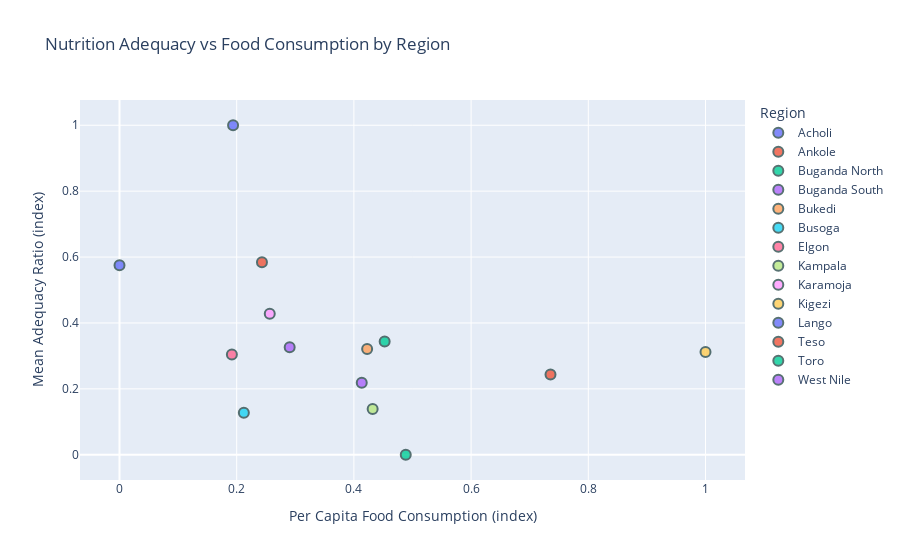

Notebook cell for this chart:
### Code cell
# Create scatter plot using the Food_security dataframe and correct column names
fig = px.scatter(
    Food_security,
    x='Per Capita Food Consumption Index',
    y='Mean Adequacy Ratio Index',
    color='Region',
    hover_data=['Region'],
    labels={
        'Per Capita Food Consumption Index': 'Per Capita Food Consumption (index)',
        'Mean Adequacy Ratio Index': 'Mean Adequacy Ratio (index)',
        'Category': 'Region'
    },
    title='Nutrition Adequacy vs Food Consumption by Region'
)
fig.update_traces(marker=dict(size=10, opacity=0.8, line=dict(width=2, color='DarkSlateGrey')))
fig.show()

### Figure 1 — Plotly figure (JSON) as saved in the notebook; plotly's stock layout.template omitted (floating-point values rounded to 4 significant figures)
{"data": [{"customdata": [["Acholi"]], "hovertemplate": "Region=%{customdata[0]}<br>Per Capita Food Consumption (index)=%{x}<br>Mean Adequacy Ratio (index)=%{y}<extra></extra>", "legendgroup": "Acholi", "marker": {"color": "#636efa", "line": {"color": "DarkSlateGrey", "width": 2}, "opacity": 0.8, "size": 10, "symbol": "circle"}, "mode": "markers", "name": "Acholi", "orientation": "v", "showlegend": true, "type": "scatter", "x": [0.1938], "xaxis": "x", "y": [1.0], "yaxis": "y"}, {"customdata": [["Ankole"]], "hovertemplate": "Region=%{customdata[0]}<br>Per Capita Food Consumption (index)=%{x}<br>Mean Adequacy Ratio (index)=%{y}<extra></extra>", "legendgroup": "Ankole", "marker": {"color": "#EF553B", "line": {"color": "DarkSlateGrey", "width": 2}, "opacity": 0.8, "size": 10, "symbol": "circle"}, "mode": "markers", "name": "Ankole", "orientation": "v", "showlegend": true, "type": "scatter", "x": [0.7355], "xaxis": "x", "y": [0.2435], "yaxis": "y"}, {"customdata": [["Buganda North"]], "hovertemplate": "Region=%{customdata[0]}<br>Per Capita Food Consumption (index)=%{x}<br>Mean Adequacy Ratio (index)=%{y}<extra></extra>", "legendgroup": "Buganda North", "marker": {"color": "#00cc96", "line": {"color": "DarkSlateGrey", "width": 2}, "opacity": 0.8, "size": 10, "symbol": "circle"}, "mode": "markers", "name": "Buganda North", "orientation": "v", "showlegend": true, "type": "scatter", "x": [0.4525], "xaxis": "x", "y": [0.344], "yaxis": "y"}, {"customdata": [["Buganda South"]], "hovertemplate": "Region=%{customdata[0]}<br>Per Capita Food Consumption (index)=%{x}<br>Mean Adequacy Ratio (index)=%{y}<extra></extra>", "legendgroup": "Buganda South", "marker": {"color": "#ab63fa", "line": {"color": "DarkSlateGrey", "width": 2}, "opacity": 0.8, "size": 10, "symbol": "circle"}, "mode": "markers", "name": "Buganda South", "orientation": "v", "showlegend": true, "type": "scatter", "x": [0.4134], "xaxis": "x", "y": [0.2186], "yaxis": "y"}, {"customdata": [["Bukedi"]], "hovertemplate": "Region=%{customdata[0]}<br>Per Capita Food Consumption (index)=%{x}<br>Mean Adequacy Ratio (index)=%{y}<extra></extra>", "legendgroup": "Bukedi", "marker": {"color": "#FFA15A", "line": {"color": "DarkSlateGrey", "width": 2}, "opacity": 0.8, "size": 10, "symbol": "circle"}, "mode": "markers", "name": "Bukedi", "orientation": "v", "showlegend": true, "type": "scatter", "x": [0.4226], "xaxis": "x", "y": [0.321], "yaxis": "y"}, {"customdata": [["Busoga"]], "hovertemplate": "Region=%{customdata[0]}<br>Per Capita Food Consumption (index)=%{x}<br>Mean Adequacy Ratio (index)=%{y}<extra></extra>", "legendgroup": "Busoga", "marker": {"color": "#19d3f3", "line": {"color": "DarkSlateGrey", "width": 2}, "opacity": 0.8, "size": 10, "symbol": "circle"}, "mode": "markers", "name": "Busoga", "orientation": "v", "showlegend": true, "type": "scatter", "x": [0.2122], "xaxis": "x", "y": [0.1278], "yaxis": "y"}, {"customdata": [["Elgon"]], "hovertemplate": "Region=%{customdata[0]}<br>Per Capita Food Consumption (index)=%{x}<br>Mean Adequacy Ratio (index)=%{y}<extra></extra>", "legendgroup": "Elgon", "marker": {"color": "#FF6692", "line": {"color": "DarkSlateGrey", "width": 2}, "opacity": 0.8, "size": 10, "symbol": "circle"}, "mode": "markers", "name": "Elgon", "orientation": "v", "showlegend": true, "type": "scatter", "x": [0.1918], "xaxis": "x", "y": [0.304], "yaxis": "y"}, {"customdata": [["Kampala"]], "hovertemplate": "Region=%{customdata[0]}<br>Per Capita Food Consumption (index)=%{x}<br>Mean Adequacy Ratio (index)=%{y}<extra></extra>", "legendgroup": "Kampala", "marker": {"color": "#B6E880", "line": {"color": "DarkSlateGrey", "width": 2}, "opacity": 0.8, "size": 10, "symbol": "circle"}, "mode": "markers", "name": "Kampala", "orientation": "v", "showlegend": true, "type": "scatter", "x": [0.432], "xaxis": "x", "y": [0.1391], "yaxis": "y"}, {"customdata": [["Karamoja"]], "hovertemplate": "Region=%{customdata[0]}<br>Per Capita Food Consumption (index)=%{x}<br>Mean Adequacy Ratio (index)=%{y}<extra></extra>", "legendgroup": "Karamoja", "marker": {"color": "#FF97FF", "line": {"color": "DarkSlateGrey", "width": 2}, "opacity": 0.8, "size": 10, "symbol": "circle"}, "mode": "markers", "name": "Karamoja", "orientation": "v", "showlegend": true, "type": "scatter", "x": [0.2564], "xaxis": "x", "y": [0.4277], "yaxis": "y"}, {"customdata": [["Kigezi"]], "hovertemplate": "Region=%{customdata[0]}<br>Per Capita Food Consumption (index)=%{x}<br>Mean Adequacy Ratio (index)=%{y}<extra></extra>", "legendgroup": "Kigezi", "marker": {"color": "#FECB52", "line": {"color": "DarkSlateGrey", "width": 2}, "opacity": 0.8, "size": 10, "symbol": "circle"}, "mode": "markers", "name": "Kigezi", "orientation": "v", "showlegend": true, "type": "scatter", "x": [1.0], "xaxis": "x", "y": [0.3115], "yaxis": "y"}, {"customdata": [["Lango"]], "hovertemplate": "Region=%{customdata[0]}<br>Per Capita Food Consumption (index)=%{x}<br>Mean Adequacy Ratio (index)=%{y}<extra></extra>", "legendgroup": "Lango", "marker": {"color": "#636efa", "line": {"color": "DarkSlateGrey", "width": 2}, "opacity": 0.8, "size": 10, "symbol": "circle"}, "mode": "markers", "name": "Lango", "orientation": "v", "showlegend": true, "type": "scatter", "x": [0.0], "xaxis": "x", "y": [0.5752], "yaxis": "y"}, {"customdata": [["Teso"]], "hovertemplate": "Region=%{customdata[0]}<br>Per Capita Food Consumption (index)=%{x}<br>Mean Adequacy Ratio (index)=%{y}<extra></extra>", "legendgroup": "Teso", "marker": {"color": "#EF553B", "line": {"color": "DarkSlateGrey", "width": 2}, "opacity": 0.8, "size": 10, "symbol": "circle"}, "mode": "markers", "name": "Teso", "orientation": "v", "showlegend": true, "type": "scatter", "x": [0.2431], "xaxis": "x", "y": [0.5839], "yaxis": "y"}, {"customdata": [["Toro"]], "hovertemplate": "Region=%{customdata[0]}<br>Per Capita Food Consumption (index)=%{x}<br>Mean Adequacy Ratio (index)=%{y}<extra></extra>", "legendgroup": "Toro", "marker": {"color": "#00cc96", "line": {"color": "DarkSlateGrey", "width": 2}, "opacity": 0.8, "size": 10, "symbol": "circle"}, "mode": "markers", "name": "Toro", "orientation": "v", "showlegend": true, "type": "scatter", "x": [0.4885], "xaxis": "x", "y": [0.0], "yaxis": "y"}, {"customdata": [["West Nile"]], "hovertemplate": "Region=%{customdata[0]}<br>Per Capita Food Consumption (index)=%{x}<br>Mean Adequacy Ratio (index)=%{y}<extra></extra>", "legendgroup": "West Nile", "marker": {"color": "#ab63fa", "line": {"color": "DarkSlateGrey", "width": 2}, "opacity": 0.8, "size": 10, "symbol": "circle"}, "mode": "markers", "name": "West Nile", "orientation": "v", "showlegend": true, "type": "scatter", "x": [0.2904], "xaxis": "x", "y": [0.3263], "yaxis": "y"}], "layout": {"legend": {"title": {"text": "Region"}, "tracegroupgap": 0}, "title": {"text": "Nutrition Adequacy vs Food Consumption by Region"}, "xaxis": {"anchor": "y", "domain": [0, 1], "title": {"text": "Per Capita Food Consumption (index)"}}, "yaxis": {"anchor": "x", "domain": [0, 1], "title": {"text": "Mean Adequacy Ratio (index)"}}}}
